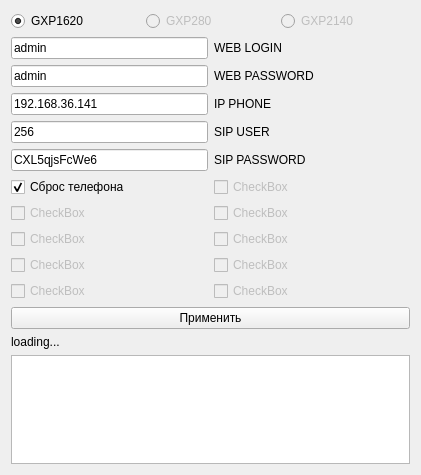
<?xml version="1.0" encoding="UTF-8"?>
<ui version="4.0">
 <class>Form</class>
 <widget class="QWidget" name="Form">
  <property name="geometry">
   <rect>
    <x>0</x>
    <y>0</y>
    <width>421</width>
    <height>475</height>
   </rect>
  </property>
  <property name="windowTitle">
   <string>Form</string>
  </property>
  <layout class="QVBoxLayout" name="verticalLayout">
   <item>
    <layout class="QVBoxLayout" name="verticalLayout_5">
     <property name="topMargin">
      <number>0</number>
     </property>
     <item>
      <layout class="QHBoxLayout" name="horizontalLayout_4">
       <property name="topMargin">
        <number>0</number>
       </property>
       <item>
        <widget class="QRadioButton" name="radioButton_3">
         <property name="text">
          <string>GXP1620</string>
         </property>
         <property name="checked">
          <bool>true</bool>
         </property>
        </widget>
       </item>
       <item>
        <widget class="QRadioButton" name="radioButton_2">
         <property name="enabled">
          <bool>false</bool>
         </property>
         <property name="text">
          <string>GXP280</string>
         </property>
        </widget>
       </item>
       <item>
        <widget class="QRadioButton" name="radioButton">
         <property name="enabled">
          <bool>false</bool>
         </property>
         <property name="text">
          <string>GXP2140</string>
         </property>
        </widget>
       </item>
      </layout>
     </item>
     <item>
      <layout class="QHBoxLayout" name="horizontalLayout_5">
       <property name="topMargin">
        <number>0</number>
       </property>
       <item>
        <widget class="QLineEdit" name="web_login_line_edit">
         <property name="text">
          <string>admin</string>
         </property>
        </widget>
       </item>
       <item>
        <widget class="QLabel" name="label_4">
         <property name="sizePolicy">
          <sizepolicy hsizetype="Expanding" vsizetype="Preferred">
           <horstretch>0</horstretch>
           <verstretch>0</verstretch>
          </sizepolicy>
         </property>
         <property name="text">
          <string>WEB LOGIN</string>
         </property>
        </widget>
       </item>
      </layout>
     </item>
     <item>
      <layout class="QHBoxLayout" name="horizontalLayout_6">
       <property name="topMargin">
        <number>0</number>
       </property>
       <item>
        <widget class="QLineEdit" name="web_pass_line_edit">
         <property name="text">
          <string>admin</string>
         </property>
        </widget>
       </item>
       <item>
        <widget class="QLabel" name="label_5">
         <property name="sizePolicy">
          <sizepolicy hsizetype="Expanding" vsizetype="Preferred">
           <horstretch>0</horstretch>
           <verstretch>0</verstretch>
          </sizepolicy>
         </property>
         <property name="text">
          <string>WEB PASSWORD</string>
         </property>
        </widget>
       </item>
      </layout>
     </item>
     <item>
      <layout class="QHBoxLayout" name="horizontalLayout_3">
       <property name="topMargin">
        <number>0</number>
       </property>
       <item>
        <widget class="QLineEdit" name="ip_phone_line_edit">
         <property name="sizePolicy">
          <sizepolicy hsizetype="Expanding" vsizetype="Fixed">
           <horstretch>0</horstretch>
           <verstretch>0</verstretch>
          </sizepolicy>
         </property>
         <property name="text">
          <string>192.168.36.141</string>
         </property>
        </widget>
       </item>
       <item>
        <widget class="QLabel" name="label_3">
         <property name="sizePolicy">
          <sizepolicy hsizetype="Expanding" vsizetype="Preferred">
           <horstretch>0</horstretch>
           <verstretch>0</verstretch>
          </sizepolicy>
         </property>
         <property name="text">
          <string>IP PHONE</string>
         </property>
        </widget>
       </item>
      </layout>
     </item>
     <item>
      <layout class="QHBoxLayout" name="horizontalLayout">
       <property name="topMargin">
        <number>0</number>
       </property>
       <item>
        <widget class="QLineEdit" name="sip_user_line_edit">
         <property name="sizePolicy">
          <sizepolicy hsizetype="Expanding" vsizetype="Fixed">
           <horstretch>0</horstretch>
           <verstretch>0</verstretch>
          </sizepolicy>
         </property>
         <property name="text">
          <string>256</string>
         </property>
        </widget>
       </item>
       <item>
        <widget class="QLabel" name="label">
         <property name="sizePolicy">
          <sizepolicy hsizetype="Expanding" vsizetype="Preferred">
           <horstretch>0</horstretch>
           <verstretch>0</verstretch>
          </sizepolicy>
         </property>
         <property name="text">
          <string>SIP USER</string>
         </property>
        </widget>
       </item>
      </layout>
     </item>
     <item>
      <layout class="QHBoxLayout" name="horizontalLayout_2">
       <property name="topMargin">
        <number>0</number>
       </property>
       <item>
        <widget class="QLineEdit" name="sip_password_line_edit">
         <property name="text">
          <string>CXL5qjsFcWe6</string>
         </property>
        </widget>
       </item>
       <item>
        <widget class="QLabel" name="label_2">
         <property name="sizePolicy">
          <sizepolicy hsizetype="Expanding" vsizetype="Preferred">
           <horstretch>0</horstretch>
           <verstretch>0</verstretch>
          </sizepolicy>
         </property>
         <property name="text">
          <string>SIP PASSWORD</string>
         </property>
        </widget>
       </item>
      </layout>
     </item>
     <item>
      <layout class="QGridLayout" name="gridLayout">
       <property name="topMargin">
        <number>0</number>
       </property>
       <item row="3" column="0">
        <widget class="QCheckBox" name="checkBox_9">
         <property name="enabled">
          <bool>false</bool>
         </property>
         <property name="text">
          <string>CheckBox</string>
         </property>
        </widget>
       </item>
       <item row="1" column="1">
        <widget class="QCheckBox" name="checkBox_5">
         <property name="enabled">
          <bool>false</bool>
         </property>
         <property name="text">
          <string>CheckBox</string>
         </property>
        </widget>
       </item>
       <item row="1" column="0">
        <widget class="QCheckBox" name="checkBox_2">
         <property name="enabled">
          <bool>false</bool>
         </property>
         <property name="text">
          <string>CheckBox</string>
         </property>
        </widget>
       </item>
       <item row="4" column="0">
        <widget class="QCheckBox" name="checkBox_10">
         <property name="enabled">
          <bool>false</bool>
         </property>
         <property name="text">
          <string>CheckBox</string>
         </property>
        </widget>
       </item>
       <item row="3" column="1">
        <widget class="QCheckBox" name="checkBox_6">
         <property name="enabled">
          <bool>false</bool>
         </property>
         <property name="text">
          <string>CheckBox</string>
         </property>
        </widget>
       </item>
       <item row="0" column="0">
        <widget class="QCheckBox" name="reset_phone_check_box">
         <property name="text">
          <string>Сброс телефона</string>
         </property>
         <property name="checked">
          <bool>true</bool>
         </property>
        </widget>
       </item>
       <item row="4" column="1">
        <widget class="QCheckBox" name="checkBox_8">
         <property name="enabled">
          <bool>false</bool>
         </property>
         <property name="text">
          <string>CheckBox</string>
         </property>
        </widget>
       </item>
       <item row="2" column="0">
        <widget class="QCheckBox" name="checkBox_3">
         <property name="enabled">
          <bool>false</bool>
         </property>
         <property name="text">
          <string>CheckBox</string>
         </property>
        </widget>
       </item>
       <item row="0" column="1">
        <widget class="QCheckBox" name="checkBox_7">
         <property name="enabled">
          <bool>false</bool>
         </property>
         <property name="text">
          <string>CheckBox</string>
         </property>
        </widget>
       </item>
       <item row="2" column="1">
        <widget class="QCheckBox" name="checkBox_4">
         <property name="enabled">
          <bool>false</bool>
         </property>
         <property name="text">
          <string>CheckBox</string>
         </property>
        </widget>
       </item>
      </layout>
     </item>
     <item>
      <widget class="QPushButton" name="pushButton">
       <property name="text">
        <string>Применить</string>
       </property>
      </widget>
     </item>
     <item>
      <widget class="QLabel" name="loading_label">
       <property name="text">
        <string>loading...</string>
       </property>
      </widget>
     </item>
     <item>
      <widget class="QTextEdit" name="logging_progress_text_edit">
       <property name="enabled">
        <bool>true</bool>
       </property>
       <property name="readOnly">
        <bool>true</bool>
       </property>
      </widget>
     </item>
    </layout>
   </item>
  </layout>
 </widget>
 <resources/>
 <connections/>
</ui>
